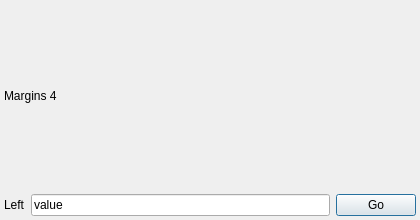
<?xml version="1.0" encoding="UTF-8"?>
<ui version="4.0"><class>Dialog</class><widget class="QDialog" name="Dialog"><property name="geometry"><rect><x>0</x><y>0</y><width>420</width><height>220</height></rect></property><property name="windowTitle"><string>Margins 4</string></property><layout class="QVBoxLayout" name="verticalLayout"><property name="leftMargin"><number>4</number></property><property name="topMargin"><number>4</number></property><property name="rightMargin"><number>4</number></property><property name="bottomMargin"><number>4</number></property><property name="spacing"><number>6</number></property><item><widget class="QLabel" name="title"><property name="text"><string>Margins 4</string></property></widget></item><item><layout class="QHBoxLayout" name="row"><property name="leftMargin"><number>0</number></property><property name="topMargin"><number>0</number></property><property name="rightMargin"><number>0</number></property><property name="bottomMargin"><number>0</number></property><property name="spacing"><number>6</number></property><item><widget class="QLabel" name="left"><property name="text"><string>Left</string></property></widget></item><item><widget class="QLineEdit" name="edit"><property name="text"><string>value</string></property></widget></item><item><widget class="QPushButton" name="go"><property name="text"><string>Go</string></property></widget></item></layout></item></layout></widget></ui>
